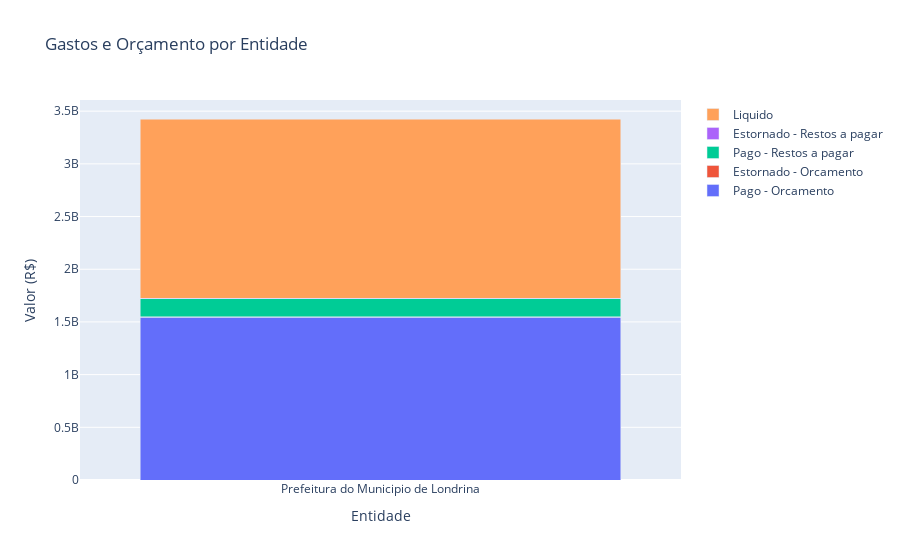

Write notebook code for a chart like this one.
### Code cell
import pandas as pd
import plotly.graph_objects as go

# Carregar o arquivo CSV
orcamento_df = pd.read_csv('DespesaPaga.csv', encoding='latin1', sep=';')

# 1. Conversão de Dados
colunas_monetarias = ['Pago - Orcamento', 'Estornado - Orcamento', 'Pago - Restos a pagar', 'Estornado - Restos a pagar', 'Liquido']

# Remove pontos e substitui vírgulas por ponto, em seguida, converte para float
orcamento_df[colunas_monetarias] = orcamento_df[colunas_monetarias].replace('[^\d\.,]', '', regex=True).apply(lambda x: x.str.replace('.', '').str.replace(',', '.')).astype(float)

# 2. Ajuste para apresentar números no formato desejado
pd.options.display.float_format = '{:,.0f}'.format

# 3. Análise Exploratória
total_gastos = orcamento_df['Liquido'].sum()
total_orcamento = orcamento_df['Pago - Orcamento'].sum() + orcamento_df['Estornado - Orcamento'].sum()
total_restos_a_pagar = orcamento_df['Pago - Restos a pagar'].sum() + orcamento_df['Estornado - Restos a pagar'].sum()

# Plotagem do gráfico dinâmico com Plotly Graph Objects
fig = go.Figure()

for coluna in colunas_monetarias:
    fig.add_trace(go.Bar(
        x=orcamento_df['Entidade'],
        y=orcamento_df[coluna],
        name=coluna,
    ))

fig.update_layout(barmode='stack', xaxis_title='Entidade', yaxis_title='Valor (R$)', title='Gastos e Orçamento por Entidade')
fig.show()

### Figure 1 — Plotly figure (JSON) as saved in the notebook; plotly's stock layout.template omitted (floating-point values rounded to 4 significant figures)
{"data": [{"name": "Pago - Orcamento", "type": "bar", "x": ["Prefeitura do Municipio de Londrina", null], "y": [1542000000.0, 1542000000.0]}, {"name": "Estornado - Orcamento", "type": "bar", "x": ["Prefeitura do Municipio de Londrina", null], "y": [5278000.0, 5278000.0]}, {"name": "Pago - Restos a pagar", "type": "bar", "x": ["Prefeitura do Municipio de Londrina", null], "y": [170400000.0, 170400000.0]}, {"name": "Estornado - Restos a pagar", "type": "bar", "x": ["Prefeitura do Municipio de Londrina", null], "y": [4577000.0, 4577000.0]}, {"name": "Liquido", "type": "bar", "x": ["Prefeitura do Municipio de Londrina", null], "y": [1703000000.0, 1703000000.0]}], "layout": {"barmode": "stack", "title": {"text": "Gastos e Orçamento por Entidade"}, "xaxis": {"title": {"text": "Entidade"}}, "yaxis": {"title": {"text": "Valor (R$)"}}}}
